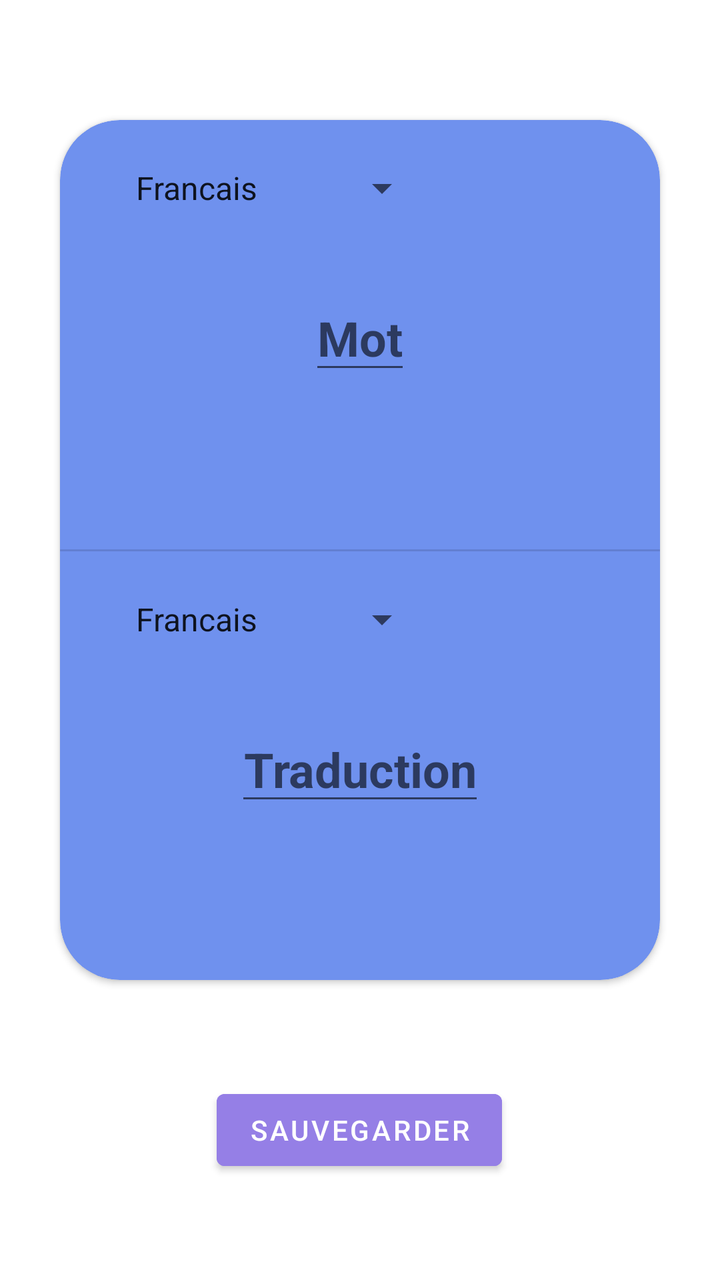
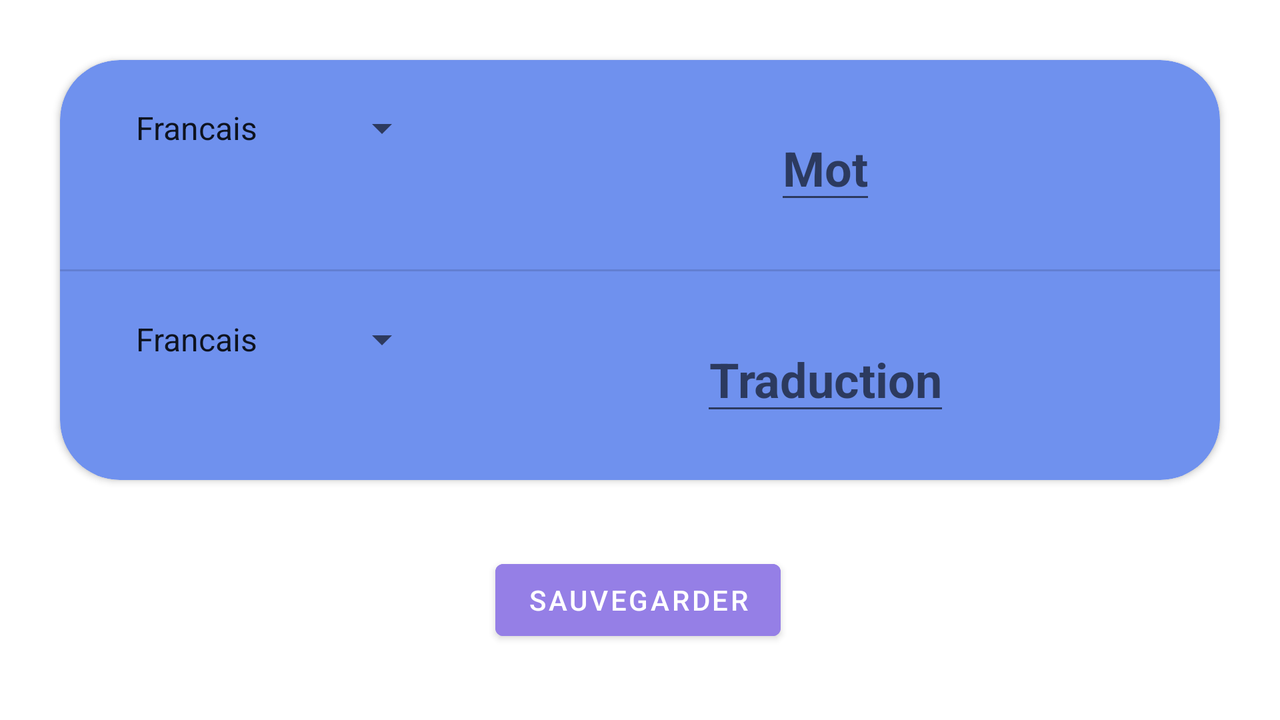

The same Android screen from two of the app's own layout files: first res/layout/ as a phone draws it, then the repository's variant for another configuration, drawn on a device whose configuration selects that folder. Both files follow.
<!-- AndroidManifest.xml: application theme Theme.TranslateApp.NoActionBar -->
<!-- res/layout/activity_sauvegarde.xml -->
<?xml version="1.0" encoding="utf-8"?>
<androidx.constraintlayout.widget.ConstraintLayout xmlns:android="http://schemas.android.com/apk/res/android"
    xmlns:app="http://schemas.android.com/apk/res-auto"
    xmlns:tools="http://schemas.android.com/tools"
    android:layout_width="match_parent"
    android:layout_height="match_parent"
    tools:context=".SauvegardeActivity">

    <androidx.cardview.widget.CardView
        android:id="@+id/cardViewSauvegarde"
        android:layout_width="0dp"
        android:layout_height="0dp"
        android:layout_marginStart="30dp"
        android:layout_marginTop="60dp"
        android:layout_marginEnd="30dp"
        android:layout_marginBottom="150dp"
        app:cardBackgroundColor="@color/blue"
        app:cardCornerRadius="30dp"
        app:layout_constraintBottom_toBottomOf="parent"
        app:layout_constraintEnd_toEndOf="parent"
        app:layout_constraintStart_toStartOf="parent"
        app:layout_constraintTop_toTopOf="parent">

        <androidx.constraintlayout.widget.ConstraintLayout
            android:layout_width="match_parent"
            android:layout_height="match_parent"
            android:elevation="8dp">

            <EditText
                android:id="@+id/wordToBD"
                android:layout_width="wrap_content"
                android:layout_height="wrap_content"
                android:gravity="center"
                android:hint="@string/word"
                android:importantForAutofill="no"
                android:inputType="text"
                android:textSize="24sp"
                android:textStyle="bold"
                app:layout_constraintBottom_toTopOf="@+id/divider"
                app:layout_constraintEnd_toEndOf="parent"
                app:layout_constraintStart_toStartOf="parent"
                app:layout_constraintTop_toTopOf="parent"
                tools:ignore="TextContrastCheck" />

            <EditText
                android:id="@+id/translateToBD"
                android:layout_width="wrap_content"
                android:layout_height="wrap_content"
                android:gravity="center"
                android:hint="@string/traduction"
                android:importantForAutofill="no"
                android:inputType="text"
                android:textSize="24sp"
                android:textStyle="bold"
                app:layout_constraintBottom_toBottomOf="parent"
                app:layout_constraintEnd_toEndOf="parent"
                app:layout_constraintStart_toStartOf="parent"
                app:layout_constraintTop_toBottomOf="@+id/divider"
                tools:ignore="TextContrastCheck" />

            <Spinner
                android:id="@+id/langueDestToBD"
                android:layout_width="155dp"
                android:layout_height="0dp"
                android:layout_marginStart="30dp"
                android:layout_marginTop="10dp"
                android:entries="@array/langSpinner_entries"
                android:minHeight="48dp"
                app:layout_constraintStart_toStartOf="parent"
                app:layout_constraintTop_toBottomOf="@+id/divider"
                tools:ignore="DuplicateSpeakableTextCheck" />

            <Spinner
                android:id="@+id/langueSrcToBD"
                android:layout_width="155dp"
                android:layout_height="0dp"
                android:layout_marginStart="30dp"
                android:layout_marginTop="10dp"
                android:entries="@array/langSpinner_entries"
                android:minHeight="48dp"
                app:layout_constraintStart_toStartOf="parent"
                app:layout_constraintTop_toTopOf="parent" />

            <View
                android:id="@+id/divider"
                android:layout_width="349dp"
                android:layout_height="1dp"
                android:background="?android:attr/listDivider"
                app:layout_constraintBottom_toBottomOf="parent"
                app:layout_constraintEnd_toEndOf="parent"
                app:layout_constraintHorizontal_bias="0.5"
                app:layout_constraintStart_toStartOf="parent"
                app:layout_constraintTop_toTopOf="parent" />
        </androidx.constraintlayout.widget.ConstraintLayout>
    </androidx.cardview.widget.CardView>


    <Button
        android:id="@+id/button"
        android:layout_width="wrap_content"
        android:layout_height="wrap_content"
        android:backgroundTint="@color/light_purple"
        android:text="@string/save"
        app:layout_constraintBottom_toBottomOf="parent"
        app:layout_constraintEnd_toEndOf="parent"
        app:layout_constraintHorizontal_bias="0.498"
        app:layout_constraintStart_toStartOf="parent"
        app:layout_constraintTop_toBottomOf="@+id/cardViewSauvegarde"
        tools:ignore="TextContrastCheck" />

</androidx.constraintlayout.widget.ConstraintLayout>
<!-- resources referenced by this layout -->
<resources>
  <array name="langSpinner_entries">
          <item>@string/Fr</item>
          <item>@string/Ang</item>
          <item>@string/Es</item>
          <item>@string/Ru</item>
          <item>@string/Jap</item>
          <item>@string/DS</item>
          <item>@string/PR</item>
          <item>@string/In</item>
      </array>
  <color name="blue">#6F91EE</color>
  <color name="light_purple">#957FE6</color>
  <string name="save">Sauvegarder</string>
  <string name="traduction">Traduction</string>
  <string name="word">Mot</string>
  <style name="Theme.TranslateApp.NoActionBar" parent="Theme.MaterialComponents.DayNight.NoActionBar">
          
          <item name="colorPrimary">@color/blue</item>
          <item name="colorPrimaryVariant">#E42525</item>
          <item name="colorOnPrimary">@color/white</item>
          
          <item name="colorSecondary">#82C2DF</item>
          <item name="colorSecondaryVariant">#2C3C75</item>
          <item name="colorOnSecondary">@color/black</item>
          
          <item name="android:statusBarColor">@color/blue</item>
          
          <item name="android:colorAccent">#82C2DF</item>
  
      </style>
  <string name="Fr" translatable="false">Francais</string>
  <string name="Ang" translatable="false">Anglais</string>
  <string name="Es" translatable="false">Espagnol</string>
  <string name="Ru" translatable="false">Russe</string>
  <string name="Jap" translatable="false">Japonais</string>
  <string name="DS" translatable="false">Allemand</string>
  <string name="PR" translatable="false">Portugais</string>
  <string name="In" translatable="false">Indien</string>
  <color name="white">#FFFFFFFF</color>
  <color name="black">#FF000000</color>
</resources>
<!-- res/layout-land/activity_sauvegarde.xml (the repository's variant of the layout above) -->
<!-- drawn on the phone turned sideways -->
<?xml version="1.0" encoding="utf-8"?>
<androidx.constraintlayout.widget.ConstraintLayout xmlns:android="http://schemas.android.com/apk/res/android"
    xmlns:app="http://schemas.android.com/apk/res-auto"
    xmlns:tools="http://schemas.android.com/tools"
    android:layout_width="match_parent"
    android:layout_height="match_parent"
    tools:context=".SauvegardeActivity">

    <androidx.cardview.widget.CardView
        android:id="@+id/cardViewSauvegarde"
        android:layout_width="0dp"
        android:layout_height="0dp"
        android:layout_marginStart="30dp"
        android:layout_marginTop="30dp"
        android:layout_marginEnd="30dp"
        android:layout_marginBottom="120dp"
        app:cardBackgroundColor="@color/blue"
        app:cardCornerRadius="30dp"
        app:layout_constraintBottom_toBottomOf="parent"
        app:layout_constraintEnd_toEndOf="parent"
        app:layout_constraintStart_toStartOf="parent"
        app:layout_constraintTop_toTopOf="parent">

        <androidx.constraintlayout.widget.ConstraintLayout
            android:layout_width="match_parent"
            android:layout_height="match_parent"
            android:elevation="8dp">

            <EditText
                android:id="@+id/wordToBD"
                android:layout_width="wrap_content"
                android:layout_height="wrap_content"
                android:gravity="center"
                android:hint="@string/word"
                android:importantForAutofill="no"
                android:inputType="text"
                android:textSize="24sp"
                android:textStyle="bold"
                app:layout_constraintBottom_toTopOf="@+id/divider"
                app:layout_constraintEnd_toEndOf="parent"
                app:layout_constraintHorizontal_bias="0.5"
                app:layout_constraintStart_toEndOf="@+id/langueSrcToBD"
                app:layout_constraintTop_toTopOf="parent"
                tools:ignore="TextContrastCheck" />

            <EditText
                android:id="@+id/translateToBD"
                android:layout_width="wrap_content"
                android:layout_height="wrap_content"
                android:gravity="center"
                android:hint="@string/traduction"
                android:importantForAutofill="no"
                android:inputType="text"
                android:textSize="24sp"
                android:textStyle="bold"
                app:layout_constraintBottom_toBottomOf="parent"
                app:layout_constraintEnd_toEndOf="parent"
                app:layout_constraintHorizontal_bias="0.5"
                app:layout_constraintStart_toEndOf="@+id/langueDestToBD"
                app:layout_constraintTop_toBottomOf="@+id/divider"
                tools:ignore="TextContrastCheck" />

            <Spinner
                android:id="@+id/langueDestToBD"
                android:layout_width="155dp"
                android:layout_height="0dp"
                android:layout_marginStart="30dp"
                android:layout_marginTop="10dp"
                android:entries="@array/langSpinner_entries"
                android:minHeight="48dp"
                app:layout_constraintStart_toStartOf="parent"
                app:layout_constraintTop_toBottomOf="@+id/divider"
                tools:ignore="DuplicateSpeakableTextCheck" />

            <Spinner
                android:id="@+id/langueSrcToBD"
                android:layout_width="155dp"
                android:layout_height="0dp"
                android:layout_marginStart="30dp"
                android:layout_marginTop="10dp"
                android:entries="@array/langSpinner_entries"
                android:minHeight="48dp"
                app:layout_constraintStart_toStartOf="parent"
                app:layout_constraintTop_toTopOf="parent" />

            <View
                android:id="@+id/divider"
                android:layout_width="669dp"
                android:layout_height="1dp"
                android:background="?android:attr/listDivider"
                app:layout_constraintBottom_toBottomOf="parent"
                app:layout_constraintEnd_toEndOf="parent"
                app:layout_constraintHorizontal_bias="0.5"
                app:layout_constraintStart_toStartOf="parent"
                app:layout_constraintTop_toTopOf="parent" />
        </androidx.constraintlayout.widget.ConstraintLayout>
    </androidx.cardview.widget.CardView>


    <Button
        android:id="@+id/button"
        android:layout_width="wrap_content"
        android:layout_height="wrap_content"
        android:backgroundTint="@color/light_purple"
        android:text="@string/save"
        app:layout_constraintBottom_toBottomOf="parent"
        app:layout_constraintEnd_toEndOf="parent"
        app:layout_constraintHorizontal_bias="0.498"
        app:layout_constraintStart_toStartOf="parent"
        app:layout_constraintTop_toBottomOf="@+id/cardViewSauvegarde"
        tools:ignore="TextContrastCheck" />

</androidx.constraintlayout.widget.ConstraintLayout>
